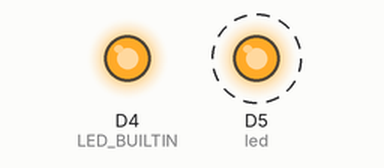
Bench run of a sketch on a simulated ESP8266 (NodeMCU). On the bench: output pins drawn as LEDs (lit = HIGH, except the on-board LED, lit = LOW). Dashed ring = blinking.

Above: at 0.2 s.
At 2.2 s:
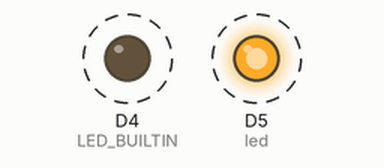
Timing chart, 0 to 3.0 s (numbered marks = the images above):
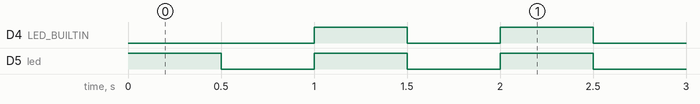

The sketch:

Blink.ino
```cpp
#define led D5
void setup() {
  pinMode(led, OUTPUT);
  pinMode(LED_BUILTIN, OUTPUT);
}

void loop() {
  digitalWrite(led, HIGH);            // turn the LED on (HIGH is the voltage level)
  delay(500);                        // wait for a second
  digitalWrite(led, LOW);
  digitalWrite(LED_BUILTIN, LOW);      // turn the LED off by making the voltage LOW
  delay(500);                        // wait for a second
  digitalWrite(LED_BUILTIN, HIGH);
}
```

Measured:
- by itself, D4 (LED_BUILTIN), D5 (led): alternates HIGH for 0.50 s and LOW for 0.50 s
- by itself, everything shown: repeats every 1.0 s, in 3 steps
